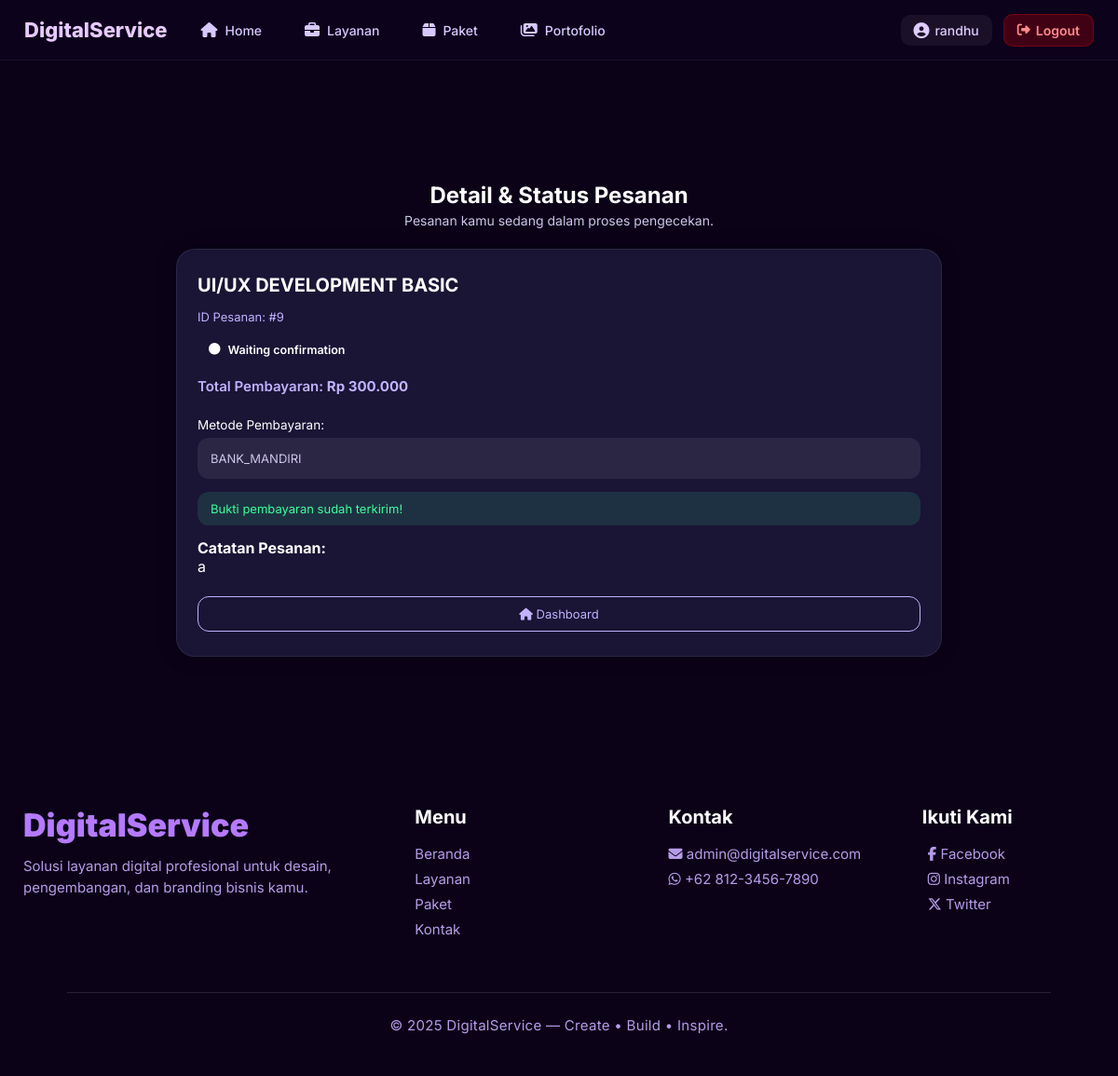
Screenshot of /digital_service/public/views/user/pages/order_status.php?id=9 (signed in) with the database file from the repository.
### tables this page shows
CREATE TABLE `orders` (
  `id` int(11) NOT NULL,
  `user_id` int(11) NOT NULL,
  `service_id` int(11) NOT NULL,
  `package_id` int(11) NOT NULL,
  `price` int(11) NOT NULL,
  `notes` text DEFAULT NULL,
  `payment_method` varchar(50) DEFAULT NULL,
  `payment_proof` varchar(255) DEFAULT NULL,
  `proof_file` varchar(255) DEFAULT NULL,
  `status` enum('PENDING','WAITING CONFIRMATION','IN PROGRESS','COMPLETED','REJECTED') DEFAULT 'PENDING',
  `created_at` timestamp NOT NULL DEFAULT current_timestamp(),
  `updated_at` timestamp NOT NULL DEFAULT current_timestamp() ON UPDATE current_timestamp()
);

CREATE TABLE `packages` (
  `id` int(10) UNSIGNED NOT NULL,
  `service_id` int(10) UNSIGNED DEFAULT NULL,
  `name` varchar(100) NOT NULL,
  `description` text DEFAULT NULL,
  `price` int(10) UNSIGNED NOT NULL,
  `thumbnail` varchar(255) DEFAULT NULL,
  `created_at` datetime NOT NULL DEFAULT current_timestamp()
);

### digital_service/config/app.php (called while the page is built, shortened)
<?php
$BASE_URL = "http://localhost/digital_service/";
?>

### digital_service/public/views/user/pages/order_status.php (the view, shortened to what this page needs)
<?php
require_once __DIR__ . "/../../../../config/db.php";
require_once __DIR__ . "/../../../../config/app.php";
$order_id = (int) $_GET['id'];
$user_id = $_SESSION['user_id'];
$q = $conn->query("
    SELECT
        o.*,
        p.name AS package_name,
        p.price AS package_price
    FROM orders o
    JOIN packages p ON p.id = o.package_id
    WHERE o.id = '$order_id'
      AND o.user_id = '$user_id'
    LIMIT 1
");
$order = $q->fetch_assoc();
$price = number_format($order["price"], 0, ',', '.');
$status = strtoupper($order["status"]);
$payment_method = $order["payment_method"];
$payment_proof = $order["payment_proof"];
?>
<!DOCTYPE html>
<html lang="id">
<head>
<link rel="stylesheet" href="<?= $BASE_URL ?>public/assets/styles/user/order_status.css">
<link rel="stylesheet" href="https://cdnjs.cloudflare.com/ajax/libs/font-awesome/6.5.0/css/all.min.css">
</head>
<body>
<?php include __DIR__ . "/../layout/navbar.php"; ?>
<div class="status-container">
    <div class="status-header">
        <h2>Detail & Status Pesanan</h2>
        <p>Pesanan kamu sedang dalam proses pengecekan.</p>
    </div>
    <div class="status-card">
        <h3><?= htmlspecialchars($order["package_name"]) ?></h3>
        <p class="order-id">ID Pesanan: #<?= $order_id ?></p>
        <div class="order-status status-<?= strtolower(str_replace(' ', '-', $status)) ?>">
            <i class="fa-solid fa-circle"></i> <?= ucfirst(strtolower($status)) ?>
        </div>
        <div class="price-box">
            Total Pembayaran: <strong>Rp <?= $price ?></strong>
        </div>
        <div class="pay-box">
            <p>Metode Pembayaran:</p>
            <div class="payment-detail"><?= htmlspecialchars($payment_method) ?></div>
        </div>
        <?php if ($payment_proof): ?>
            <div class="proof-ok">
                Bukti pembayaran sudah terkirim!
            </div>
        <?php else: ?>
            <div class="proof-warn">
                Belum ada bukti pembayaran. Unggah pada menu pesanan!
            </div>
        <?php endif; ?>
        <div class="notes-box">
            <p><strong>Catatan Pesanan:</strong></p>
            <p><?= nl2br(htmlspecialchars($order["notes"])) ?></p>
        </div>
        <div class="action-buttons">
            <a href="<?= $BASE_URL ?>public/index.php" class="btn-outline">
                <i class="fa-solid fa-house"></i> Dashboard
            </a>
        </div>
    </div>
</div>
</body>
<?php include $_SERVER['DOCUMENT_ROOT'] . "/digital_service/public/views/user/layout/footer.php"; ?>
</html>

### digital_service/public/assets/styles/user/order_status.css (style rules this page uses)
:root { --bg: #0a071a; --bg-soft: #120d29; --bg-card: #1a1435; --accent: #8a63ff; --accent-soft: #c1b2ff; --text: #ffffff; --text-dim: #cdc6e7; --border: rgba(255,255,255,.08); --danger: #ff456a; --success: #3cff9c; }
* { margin: 0; padding: 0; box-sizing: border-box; font-family: "Inter", sans-serif; }
body { background: linear-gradient(180deg, #140d33, #050413); min-height: 100vh; color: var(--text); }
.status-container { width: 100%; max-width: 850px; margin: 130px auto 90px; padding: 0 14px; display: flex; flex-direction: column; gap: 22px; }
.status-header { text-align: center; }
.status-header h2 { font-size: 24px; font-weight: 700; }
.status-header p { font-size: 14px; color: var(--text-dim); margin-top: 4px; }
.status-card { background: var(--bg-card); border: 1px solid var(--border); border-radius: 20px; padding: 26px 22px; display: flex; flex-direction: column; gap: 14px; box-shadow: 0 0 18px rgba(0,0,0,.35); }
.status-card h3 { font-size: 20px; font-weight: 700; }
.order-id { font-size: 13px; color: var(--accent-soft); }
.order-status { display: inline-flex; align-items: center; gap: 8px; padding: 6px 12px; border-radius: 10px; width: fit-content; font-size: 12.5px; font-weight: 600; }
.price-box { font-size: 15px; font-weight: 600; color: var(--accent-soft); margin-top: 2px; }
.pay-box { margin-top: 10px; }
.pay-box p { font-size: 13.5px; margin-bottom: 6px; }
.payment-detail { background: rgba(255,255,255,.08); padding: 14px; border-radius: 12px; font-size: 13px; color: var(--text-dim); }
.proof-warn, .proof-ok { font-size: 13px; padding: 10px 14px; border-radius: 12px; }
.proof-ok { background: rgba(60,255,156,.12); color: var(--success); }
.action-buttons { display: flex; flex-direction: column; gap: 10px; margin-top: 8px; }
.btn-outline { border: 1px solid var(--accent-soft); padding: 10px; border-radius: 12px; font-size: 13px; color: var(--accent-soft); text-align: center; text-decoration: none; }

### digital_service/public/assets/styles/components/navbar.css (style rules this page uses)
* { margin: 0; padding: 0; box-sizing: border-box; }
body { overflow-x: hidden; background: #0b0218; font-family: "Inter", sans-serif; }

### rows the page displays
orders: package.name "UI/UX DEVELOPMENT BASIC", status "Waiting confirmation", price "300.000", payment_method "BANK_MANDIRI", notes "a"

### other values shown
$name "randhu"
$order_id "9"
